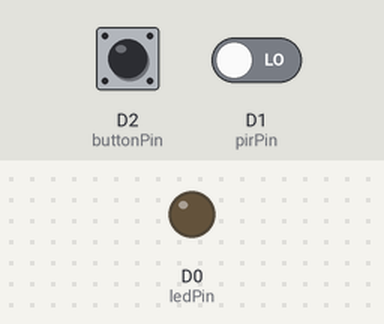
Recording of a sketch running on a simulated ESP8266 (NodeMCU). Shown: output pins drawn as LEDs (lit = HIGH). Inputs (shaded band) come from the test bench; at power-on: D2 (buttonPin) LOW, D1 (pirPin) LOW. WiFi joins after 1.5 s; servers stay silent unless stated; no MQTT or app messages arrive unless stated; what the sketch prints to the serial monitor is not drawn.

Above: at 0.1 s.
At 32.2 s:
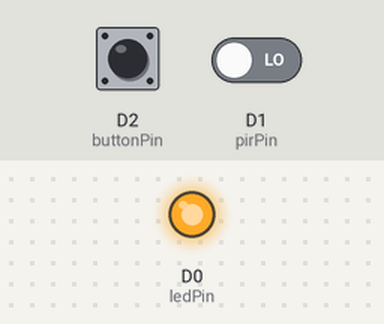
Timing chart, 0 to 33.7 s (numbered marks = the images above):
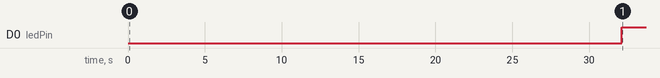

The sketch:

croom_4.1.ino
```cpp
#include <ESP8266WiFi.h>
#include <MQTTClient.h>

const int buttonPin = 4;     // the number of the pushbutton pin
int buttonState = 0;         // variable for reading the pushbutton status
int calibrationTime = 30;
int pirPin = 5;    //the digital pin connected to the PIRsensor's output
int pirState = 0;
int ledPin = D0;
int toggle = 0;
const char *ssid = "T-Mobile Broadband08";
const char *pass = "21485008";

WiFiClient net;
MQTTClient client;

unsigned long lastMillis = 0;

void connect(); // <- predefine connect() for setup()

void setup() {
  Serial.begin(9600);
  WiFi.begin(ssid, pass);
  client.begin("192.168.0.142", net); // IP address of my laptop, may change everytime. Or better, the mqtt server can go here.

  connect();
  pinMode(buttonPin, INPUT);
   pinMode(pirPin, INPUT);
  pinMode(ledPin, OUTPUT);
  digitalWrite(pirPin, LOW);

  Serial.print("calibrating sensor ");
    for(int i = 0; i < calibrationTime; i++){
      Serial.print(".");
      delay(1000);
      }
    Serial.println(" done");
    Serial.println("SENSOR ACTIVE");
    delay(50);
}

void connect() {
  Serial.print("checking wifi...");
  while (WiFi.status() != WL_CONNECTED) {
    Serial.print(".");
    delay(1000);
  }

  Serial.print("\nconnecting...");
  while (!client.connect("arduino", "try", "try")) {
    Serial.print(".");
    delay(1000);
  }

  Serial.println("\nconnected!");

//  client.subscribe("sensor");
  // client.unsubscribe("/example");
}

void loop() {
  client.loop();
  delay(10); // <- fixes some issues with WiFi stability

  if(!client.connected()) {
    connect();
  }
buttonState = digitalRead(buttonPin);

pirState = digitalRead(pirPin);
if (pirState == HIGH) {
    digitalWrite(ledPin, LOW);   //the led visualizes the sensors output pin state
    client.publish("croom", "4");
    Serial.println("motion detected!!");
    delay(1000);
    pirState = digitalRead(pirPin);
   }else {
    digitalWrite(ledPin, HIGH);  //the led visualizes the sensors output pin stat
    client.publish("croom", "0");
    Serial.println("motion ended");
    delay(1000);
    pirState = digitalRead(pirPin);
   }
}

void messageReceived(String topic, String payload, char * bytes, unsigned int length) {
  Serial.print("incoming: ");
  Serial.print(topic);
  Serial.print(" - ");
  Serial.print(payload);
  Serial.println();
}
```

Measured:
- by itself, D0 (ledPin): LOW → HIGH at 32.1 s
